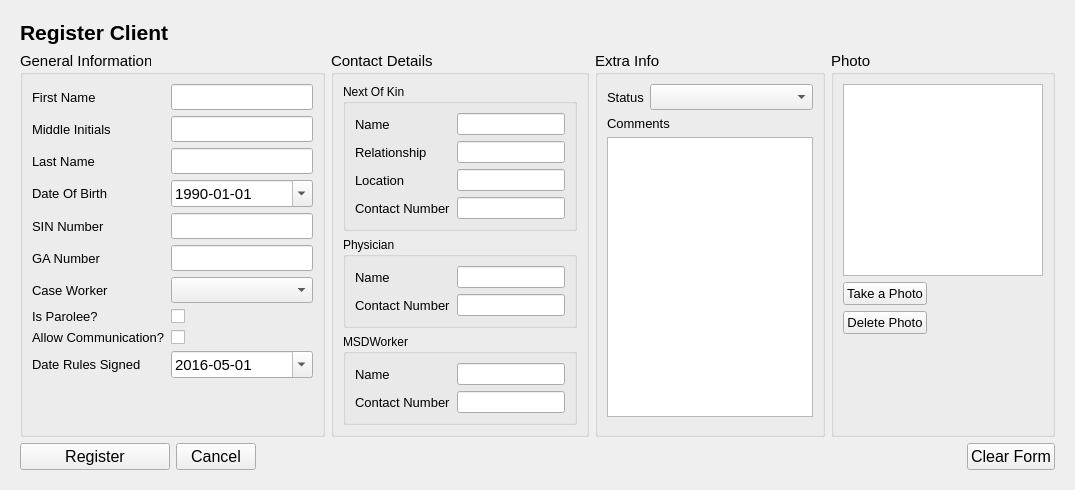
    <widget class="QWidget" name="registerClient">
     <layout class="QGridLayout" name="gridLayout_10">
      <item row="0" column="0">
       <widget class="QWidget" name="widget" native="true">
        <property name="sizePolicy">
         <sizepolicy hsizetype="Fixed" vsizetype="Fixed">
          <horstretch>0</horstretch>
          <verstretch>0</verstretch>
         </sizepolicy>
        </property>
        <layout class="QGridLayout" name="gridLayout_9">
         <item row="0" column="0">
          <widget class="QLabel" name="label_cl_infoedit_title">
           <property name="sizePolicy">
            <sizepolicy hsizetype="Fixed" vsizetype="Fixed">
             <horstretch>0</horstretch>
             <verstretch>0</verstretch>
            </sizepolicy>
           </property>
           <property name="font">
            <font>
             <pointsize>16</pointsize>
             <weight>75</weight>
             <bold>true</bold>
            </font>
           </property>
           <property name="text">
            <string>Register Client</string>
           </property>
          </widget>
         </item>
         <item row="1" column="0">
          <layout class="QHBoxLayout" name="horizontalLayout_6">
           <item>
            <widget class="QGroupBox" name="groupBox_3">
             <property name="sizePolicy">
              <sizepolicy hsizetype="Preferred" vsizetype="Minimum">
               <horstretch>0</horstretch>
               <verstretch>0</verstretch>
              </sizepolicy>
             </property>
             <property name="maximumSize">
              <size>
               <width>350</width>
               <height>409</height>
              </size>
             </property>
             <property name="font">
              <font>
               <pointsize>11</pointsize>
              </font>
             </property>
             <property name="title">
              <string>General Information</string>
             </property>
             <layout class="QHBoxLayout" name="horizontalLayout">
              <item>
               <layout class="QFormLayout" name="formLayout">
                <item row="0" column="0">
                 <widget class="QLabel" name="label_cl_fName">
                  <property name="font">
                   <font>
                    <pointsize>10</pointsize>
                   </font>
                  </property>
                  <property name="text">
                   <string>First Name</string>
                  </property>
                 </widget>
                </item>
                <item row="0" column="1">
                 <widget class="QLineEdit" name="lineEdit_cl_fName"/>
                </item>
                <item row="1" column="0">
                 <widget class="QLabel" name="label_cl_mName">
                  <property name="font">
                   <font>
                    <pointsize>10</pointsize>
                   </font>
                  </property>
                  <property name="text">
                   <string>Middle Initials</string>
                  </property>
                 </widget>
                </item>
                <item row="1" column="1">
                 <widget class="QLineEdit" name="lineEdit_cl_mName"/>
                </item>
                <item row="2" column="0">
                 <widget class="QLabel" name="label_cl_lName">
                  <property name="font">
                   <font>
                    <pointsize>10</pointsize>
                   </font>
                  </property>
                  <property name="text">
                   <string>Last Name</string>
                  </property>
                 </widget>
                </item>
                <item row="2" column="1">
                 <widget class="QLineEdit" name="lineEdit_cl_lName"/>
                </item>
                <item row="3" column="1">
                 <widget class="QDateEdit" name="dateEdit_cl_dob">
                  <property name="minimumSize">
                   <size>
                    <width>0</width>
                    <height>22</height>
                   </size>
                  </property>
                  <property name="focusPolicy">
                   <enum>Qt::ClickFocus</enum>
                  </property>
                  <property name="displayFormat">
                   <string>yyyy-MM-dd</string>
                  </property>
                  <property name="calendarPopup">
                   <bool>true</bool>
                  </property>
                  <property name="date">
                   <date>
                    <year>1990</year>
                    <month>1</month>
                    <day>1</day>
                   </date>
                  </property>
                 </widget>
                </item>
                <item row="4" column="1">
                 <widget class="QLineEdit" name="lineEdit_cl_SIN">
                  <property name="inputMethodHints">
                   <set>Qt::ImhNone</set>
                  </property>
                 </widget>
                </item>
                <item row="5" column="1">
                 <widget class="QLineEdit" name="lineEdit_cl_GANum">
                  <property name="text">
                   <string/>
                  </property>
                 </widget>
                </item>
                <item row="6" column="1">
                 <widget class="QComboBox" name="comboBox_cl_caseWorker"/>
                </item>
                <item row="7" column="0">
                 <widget class="QLabel" name="label_cl_parolee">
                  <property name="font">
                   <font>
                    <pointsize>10</pointsize>
                   </font>
                  </property>
                  <property name="text">
                   <string>Is Parolee?</string>
                  </property>
                 </widget>
                </item>
                <item row="7" column="1">
                 <widget class="QCheckBox" name="checkBox_cl_parolee">
                  <property name="text">
                   <string/>
                  </property>
                 </widget>
                </item>
                <item row="8" column="1">
                 <widget class="QCheckBox" name="checkBox_cl_comm">
                  <property name="text">
                   <string/>
                  </property>
                 </widget>
                </item>
                <item row="9" column="0">
                 <widget class="QLabel" name="label_cl_ruleSign">
                  <property name="font">
                   <font>
                    <pointsize>10</pointsize>
                   </font>
                  </property>
                  <property name="text">
                   <string>Date Rules Signed</string>
                  </property>
                 </widget>
                </item>
                <item row="9" column="1">
                 <widget class="QDateEdit" name="dateEdit_cl_rulesign">
                  <property name="minimumSize">
                   <size>
                    <width>0</width>
                    <height>22</height>
                   </size>
                  </property>
                  <property name="focusPolicy">
                   <enum>Qt::ClickFocus</enum>
                  </property>
                  <property name="displayFormat">
                   <string>yyyy-MM-dd</string>
                  </property>
                  <property name="calendarPopup">
                   <bool>true</bool>
                  </property>
                  <property name="date">
                   <date>
                    <year>2016</year>
                    <month>5</month>
                    <day>1</day>
                   </date>
                  </property>
                 </widget>
                </item>
                <item row="8" column="0">
                 <widget class="QLabel" name="label_cl_communication">
                  <property name="font">
                   <font>
                    <pointsize>10</pointsize>
                   </font>
                  </property>
                  <property name="text">
                   <string>Allow Communication?</string>
                  </property>
                 </widget>
                </item>
                <item row="3" column="0">
                 <widget class="QLabel" name="label_cl_dob">
                  <property name="font">
                   <font>
                    <pointsize>10</pointsize>
                   </font>
                  </property>
                  <property name="text">
                   <string>Date Of Birth</string>
                  </property>
                 </widget>
                </item>
                <item row="6" column="0">
                 <widget class="QLabel" name="label_cl_caseWorker">
                  <property name="font">
                   <font>
                    <pointsize>10</pointsize>
                   </font>
                  </property>
                  <property name="text">
                   <string>Case Worker</string>
                  </property>
                 </widget>
                </item>
                <item row="4" column="0">
                 <widget class="QLabel" name="label_cl_SIN">
                  <property name="font">
                   <font>
                    <pointsize>10</pointsize>
                   </font>
                  </property>
                  <property name="text">
                   <string>SIN Number</string>
                  </property>
                 </widget>
                </item>
                <item row="5" column="0">
                 <widget class="QLabel" name="label_cl_GANum">
                  <property name="font">
                   <font>
                    <pointsize>10</pointsize>
                   </font>
                  </property>
                  <property name="text">
                   <string>GA Number</string>
                  </property>
                 </widget>
                </item>
               </layout>
              </item>
             </layout>
            </widget>
           </item>
           <item>
            <widget class="QGroupBox" name="groupBox_cl_contact">
             <property name="sizePolicy">
              <sizepolicy hsizetype="Preferred" vsizetype="Minimum">
               <horstretch>0</horstretch>
               <verstretch>0</verstretch>
              </sizepolicy>
             </property>
             <property name="maximumSize">
              <size>
               <width>350</width>
               <height>409</height>
              </size>
             </property>
             <property name="font">
              <font>
               <pointsize>11</pointsize>
              </font>
             </property>
             <property name="title">
              <string>Contact Details</string>
             </property>
             <layout class="QFormLayout" name="formLayout_5">
              <item row="0" column="0">
               <widget class="QGroupBox" name="groupBox_cl_nok">
                <property name="font">
                 <font>
                  <pointsize>9</pointsize>
                 </font>
                </property>
                <property name="title">
                 <string>Next Of Kin</string>
                </property>
                <layout class="QHBoxLayout" name="horizontalLayout_2">
                 <item>
                  <layout class="QFormLayout" name="formLayout_2">
                   <item row="2" column="0">
                    <widget class="QLabel" name="label_cl_nok_name">
                     <property name="font">
                      <font>
                       <pointsize>10</pointsize>
                      </font>
                     </property>
                     <property name="text">
                      <string>Name</string>
                     </property>
                    </widget>
                   </item>
                   <item row="2" column="1">
                    <widget class="QLineEdit" name="lineEdit_cl_nok_name"/>
                   </item>
                   <item row="3" column="0">
                    <widget class="QLabel" name="label_cl_nok_relationship">
                     <property name="font">
                      <font>
                       <pointsize>10</pointsize>
                      </font>
                     </property>
                     <property name="text">
                      <string>Relationship</string>
                     </property>
                    </widget>
                   </item>
                   <item row="4" column="0">
                    <widget class="QLabel" name="label_cl_nok_loc">
                     <property name="font">
                      <font>
                       <pointsize>10</pointsize>
                      </font>
                     </property>
                     <property name="text">
                      <string>Location</string>
                     </property>
                    </widget>
                   </item>
                   <item row="3" column="1">
                    <widget class="QLineEdit" name="lineEdit_cl_nok_relationship"/>
                   </item>
                   <item row="4" column="1">
                    <widget class="QLineEdit" name="lineEdit_cl_nok_loc"/>
                   </item>
                   <item row="5" column="1">
                    <widget class="QLineEdit" name="lineEdit_cl_nok_ContactNo"/>
                   </item>
                   <item row="5" column="0">
                    <widget class="QLabel" name="label_cl_nok_ContactNo">
                     <property name="font">
                      <font>
                       <pointsize>10</pointsize>
                      </font>
                     </property>
                     <property name="text">
                      <string>Contact Number</string>
                     </property>
                    </widget>
                   </item>
                  </layout>
                 </item>
                </layout>
               </widget>
              </item>
              <item row="1" column="0">
               <widget class="QGroupBox" name="groupBox_cl_phys">
                <property name="font">
                 <font>
                  <pointsize>9</pointsize>
                 </font>
                </property>
                <property name="title">
                 <string>Physician</string>
                </property>
                <layout class="QHBoxLayout" name="horizontalLayout_3">
                 <item>
                  <layout class="QFormLayout" name="formLayout_3">
                   <item row="0" column="0">
                    <widget class="QLabel" name="label_cl_phys_name">
                     <property name="font">
                      <font>
                       <pointsize>10</pointsize>
                      </font>
                     </property>
                     <property name="text">
                      <string>Name</string>
                     </property>
                    </widget>
                   </item>
                   <item row="1" column="0">
                    <widget class="QLabel" name="label_cl_phys_ContactNo">
                     <property name="font">
                      <font>
                       <pointsize>10</pointsize>
                      </font>
                     </property>
                     <property name="text">
                      <string>Contact Number</string>
                     </property>
                    </widget>
                   </item>
                   <item row="0" column="1">
                    <widget class="QLineEdit" name="lineEdit_cl_phys_name"/>
                   </item>
                   <item row="1" column="1">
                    <widget class="QLineEdit" name="lineEdit_cl_phys_ContactNo"/>
                   </item>
                  </layout>
                 </item>
                </layout>
               </widget>
              </item>
              <item row="2" column="0">
               <widget class="QGroupBox" name="groupBox_cl_msd">
                <property name="font">
                 <font>
                  <pointsize>9</pointsize>
                 </font>
                </property>
                <property name="title">
                 <string>MSDWorker</string>
                </property>
                <layout class="QHBoxLayout" name="horizontalLayout_4">
                 <item>
                  <layout class="QFormLayout" name="formLayout_4">
                   <item row="0" column="0">
                    <widget class="QLabel" name="label_cl_phys_Msd_Name">
                     <property name="font">
                      <font>
                       <pointsize>10</pointsize>
                      </font>
                     </property>
                     <property name="text">
                      <string>Name</string>
                     </property>
                    </widget>
                   </item>
                   <item row="1" column="0">
                    <widget class="QLabel" name="label_cl_phys_Msd_ContactNo">
                     <property name="font">
                      <font>
                       <pointsize>10</pointsize>
                      </font>
                     </property>
                     <property name="text">
                      <string>Contact Number</string>
                     </property>
                    </widget>
                   </item>
                   <item row="0" column="1">
                    <widget class="QLineEdit" name="lineEdit_cl_Msd_Name"/>
                   </item>
                   <item row="1" column="1">
                    <widget class="QLineEdit" name="lineEdit_cl_Msd_ContactNo"/>
                   </item>
                  </layout>
                 </item>
                </layout>
               </widget>
              </item>
             </layout>
            </widget>
           </item>
           <item>
            <widget class="QGroupBox" name="groupBox_cl_extra">
             <property name="sizePolicy">
              <sizepolicy hsizetype="Preferred" vsizetype="Minimum">
               <horstretch>0</horstretch>
               <verstretch>0</verstretch>
              </sizepolicy>
             </property>
             <property name="maximumSize">
              <size>
               <width>230</width>
               <height>409</height>
              </size>
             </property>
             <property name="font">
              <font>
               <pointsize>11</pointsize>
              </font>
             </property>
             <property name="title">
              <string>Extra Info</string>
             </property>
             <layout class="QFormLayout" name="formLayout_6">
              <item row="0" column="0">
               <widget class="QLabel" name="label_cl_status">
                <property name="font">
                 <font>
                  <pointsize>10</pointsize>
                 </font>
                </property>
                <property name="text">
                 <string>Status</string>
                </property>
               </widget>
              </item>
              <item row="0" column="1">
               <widget class="QComboBox" name="comboBox_cl_status"/>
              </item>
              <item row="1" column="0" colspan="2">
               <widget class="QLabel" name="label_cl_status_2">
                <property name="font">
                 <font>
                  <pointsize>10</pointsize>
                 </font>
                </property>
                <property name="text">
                 <string>Comments</string>
                </property>
               </widget>
              </item>
              <item row="2" column="0" colspan="2">
               <widget class="QPlainTextEdit" name="plainTextEdit_cl_comments">
                <property name="sizePolicy">
                 <sizepolicy hsizetype="Preferred" vsizetype="Preferred">
                  <horstretch>0</horstretch>
                  <verstretch>0</verstretch>
                 </sizepolicy>
                </property>
                <property name="minimumSize">
                 <size>
                  <width>0</width>
                  <height>280</height>
                 </size>
                </property>
                <property name="maximumSize">
                 <size>
                  <width>210</width>
                  <height>16777215</height>
                 </size>
                </property>
               </widget>
              </item>
             </layout>
            </widget>
           </item>
           <item>
            <widget class="QGroupBox" name="groupBox_2">
             <property name="sizePolicy">
              <sizepolicy hsizetype="Preferred" vsizetype="Ignored">
               <horstretch>0</horstretch>
               <verstretch>0</verstretch>
              </sizepolicy>
             </property>
             <property name="maximumSize">
              <size>
               <width>230</width>
               <height>409</height>
              </size>
             </property>
             <property name="font">
              <font>
               <pointsize>11</pointsize>
              </font>
             </property>
             <property name="title">
              <string>Photo</string>
             </property>
             <layout class="QFormLayout" name="formLayout_7">
              <item row="0" column="0">
               <widget class="QGraphicsView" name="graphicsView_cl_pic">
                <property name="enabled">
                 <bool>true</bool>
                </property>
                <property name="sizePolicy">
                 <sizepolicy hsizetype="Preferred" vsizetype="Preferred">
                  <horstretch>0</horstretch>
                  <verstretch>0</verstretch>
                 </sizepolicy>
                </property>
                <property name="maximumSize">
                 <size>
                  <width>200</width>
                  <height>16777215</height>
                 </size>
                </property>
               </widget>
              </item>
              <item row="1" column="0">
               <widget class="QPushButton" name="button_cl_takePic">
                <property name="sizePolicy">
                 <sizepolicy hsizetype="Preferred" vsizetype="Preferred">
                  <horstretch>0</horstretch>
                  <verstretch>0</verstretch>
                 </sizepolicy>
                </property>
                <property name="font">
                 <font>
                  <pointsize>10</pointsize>
                 </font>
                </property>
                <property name="text">
                 <string>Take a Photo</string>
                </property>
               </widget>
              </item>
              <item row="2" column="0">
               <widget class="QPushButton" name="button_cl_delPic">
                <property name="sizePolicy">
                 <sizepolicy hsizetype="Preferred" vsizetype="Preferred">
                  <horstretch>0</horstretch>
                  <verstretch>0</verstretch>
                 </sizepolicy>
                </property>
                <property name="font">
                 <font>
                  <pointsize>10</pointsize>
                 </font>
                </property>
                <property name="text">
                 <string>Delete Photo</string>
                </property>
               </widget>
              </item>
             </layout>
            </widget>
           </item>
          </layout>
         </item>
         <item row="2" column="0">
          <layout class="QHBoxLayout" name="horizontalLayout_5">
           <item>
            <widget class="QPushButton" name="button_register_client">
             <property name="sizePolicy">
              <sizepolicy hsizetype="Preferred" vsizetype="Fixed">
               <horstretch>0</horstretch>
               <verstretch>0</verstretch>
              </sizepolicy>
             </property>
             <property name="minimumSize">
              <size>
               <width>150</width>
               <height>0</height>
              </size>
             </property>
             <property name="font">
              <font>
               <pointsize>12</pointsize>
              </font>
             </property>
             <property name="text">
              <string>Register</string>
             </property>
            </widget>
           </item>
           <item>
            <widget class="QPushButton" name="button_cancel_client_register">
             <property name="sizePolicy">
              <sizepolicy hsizetype="Preferred" vsizetype="Fixed">
               <horstretch>0</horstretch>
               <verstretch>0</verstretch>
              </sizepolicy>
             </property>
             <property name="minimumSize">
              <size>
               <width>80</width>
               <height>0</height>
              </size>
             </property>
             <property name="font">
              <font>
               <pointsize>12</pointsize>
              </font>
             </property>
             <property name="text">
              <string>Cancel</string>
             </property>
            </widget>
           </item>
           <item>
            <spacer name="horizontalSpacer_2">
             <property name="orientation">
              <enum>Qt::Horizontal</enum>
             </property>
             <property name="sizeHint" stdset="0">
              <size>
               <width>40</width>
               <height>20</height>
              </size>
             </property>
            </spacer>
           </item>
           <item>
            <widget class="QPushButton" name="button_clear_client_regForm">
             <property name="minimumSize">
              <size>
               <width>80</width>
               <height>0</height>
              </size>
             </property>
             <property name="font">
              <font>
               <pointsize>12</pointsize>
              </font>
             </property>
             <property name="text">
              <string>Clear Form</string>
             </property>
            </widget>
           </item>
          </layout>
         </item>
        </layout>
       </widget>
      </item>
     </layout>
    </widget>
